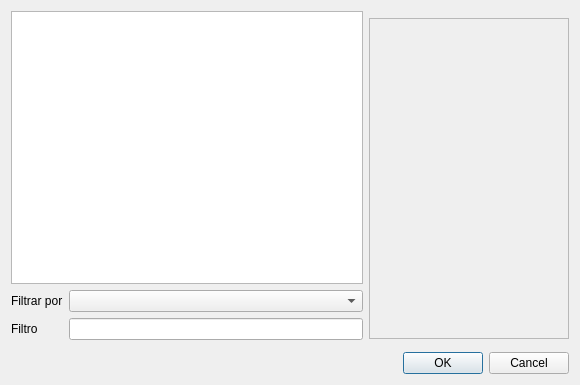
<?xml version="1.0" encoding="UTF-8"?>
<ui version="4.0">
 <class>OperariosLista</class>
 <widget class="QDialog" name="OperariosLista">
  <property name="geometry">
   <rect>
    <x>0</x>
    <y>0</y>
    <width>580</width>
    <height>385</height>
   </rect>
  </property>
  <property name="windowTitle">
   <string>Lista de operarios </string>
  </property>
  <layout class="QGridLayout" name="gridLayout_2">
   <item row="1" column="0" colspan="2">
    <layout class="QGridLayout" name="gridLayout">
     <item row="0" column="0">
      <widget class="QLabel" name="label_3">
       <property name="text">
        <string>Filtrar por</string>
       </property>
      </widget>
     </item>
     <item row="0" column="1">
      <widget class="QComboBox" name="cbFiltro"/>
     </item>
     <item row="1" column="0">
      <widget class="QLabel" name="label">
       <property name="text">
        <string>Filtro</string>
       </property>
      </widget>
     </item>
     <item row="1" column="1">
      <widget class="QLineEdit" name="edtFiltro"/>
     </item>
    </layout>
   </item>
   <item row="3" column="0" colspan="3">
    <widget class="QDialogButtonBox" name="buttonBox">
     <property name="orientation">
      <enum>Qt::Horizontal</enum>
     </property>
     <property name="standardButtons">
      <set>QDialogButtonBox::Cancel|QDialogButtonBox::Ok</set>
     </property>
    </widget>
   </item>
   <item row="0" column="2" rowspan="3">
    <widget class="QScrollArea" name="scAreaImagen">
     <property name="sizePolicy">
      <sizepolicy hsizetype="Fixed" vsizetype="Fixed">
       <horstretch>0</horstretch>
       <verstretch>0</verstretch>
      </sizepolicy>
     </property>
     <property name="minimumSize">
      <size>
       <width>200</width>
       <height>321</height>
      </size>
     </property>
     <property name="widgetResizable">
      <bool>true</bool>
     </property>
     <widget class="QWidget" name="scrollAreaWidgetContents">
      <property name="geometry">
       <rect>
        <x>0</x>
        <y>0</y>
        <width>198</width>
        <height>319</height>
       </rect>
      </property>
     </widget>
    </widget>
   </item>
   <item row="0" column="0" colspan="2">
    <widget class="QTableWidget" name="tableOperarios">
     <property name="alternatingRowColors">
      <bool>true</bool>
     </property>
     <property name="selectionBehavior">
      <enum>QAbstractItemView::SelectRows</enum>
     </property>
    </widget>
   </item>
  </layout>
 </widget>
 <resources/>
 <connections>
  <connection>
   <sender>buttonBox</sender>
   <signal>accepted()</signal>
   <receiver>OperariosLista</receiver>
   <slot>accept()</slot>
   <hints>
    <hint type="sourcelabel">
     <x>248</x>
     <y>254</y>
    </hint>
    <hint type="destinationlabel">
     <x>157</x>
     <y>274</y>
    </hint>
   </hints>
  </connection>
  <connection>
   <sender>buttonBox</sender>
   <signal>rejected()</signal>
   <receiver>OperariosLista</receiver>
   <slot>reject()</slot>
   <hints>
    <hint type="sourcelabel">
     <x>316</x>
     <y>260</y>
    </hint>
    <hint type="destinationlabel">
     <x>286</x>
     <y>274</y>
    </hint>
   </hints>
  </connection>
 </connections>
</ui>
